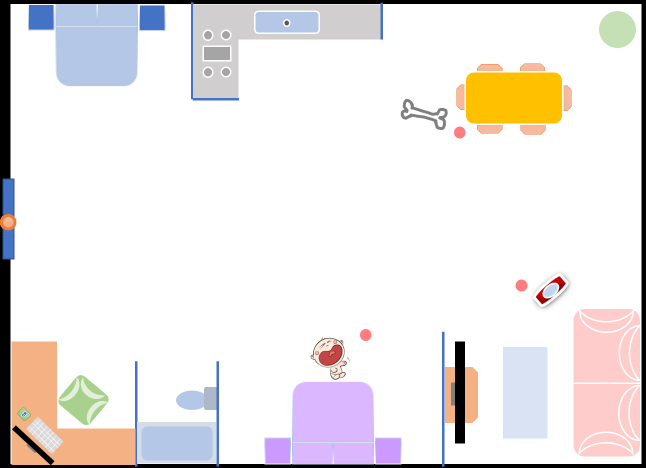
#> input picture bg.png, 1291 x 936 px (shown at 1/2 size)
$ python tsp_template.py   (Python 2 division)   (older library calls are emulated)
#> lines starting #> are read from the running program, lines starting #| are printed output that depends on the picture
#> in read_img, c is the input picture: shape (936, 1291, 3); mean B, G, R 230.2, 230.9, 235.4
#> in shrink_img, `res = cv2.resize(img,None,fx=percent/100.0, fy=percent/100.0, interpol..`:
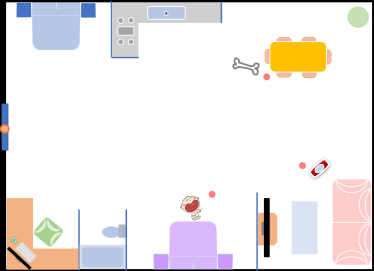
#> res: shape (271, 374, 3); mean B, G, R 230.8, 231.6, 236.1
### AOLME.py
import cv2,os,sys,re
import matplotlib.pyplot as pyplot
from matplotlib import animation as animation
import numpy as np
from scipy.misc import *

grid_lines = False
SAFE = False
easy_messages = None #if you don't want traceback turn this on

if easy_messages:
    sys.tracebacklimit = 0

# [145 lines left out: functions grid_lines_on, check_input, hex_to_color, bnw_to_hex, rgb_to_gray, make_rgb, not called in this run]

def cv_to_hex(array):
    '''

    '''
    b,g,r = cv2.split(array)       # get b,g,r
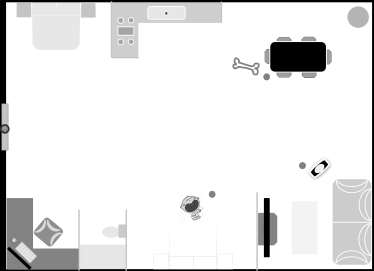
#> b: shape (271, 374); min 0, max 255, mean 230.8
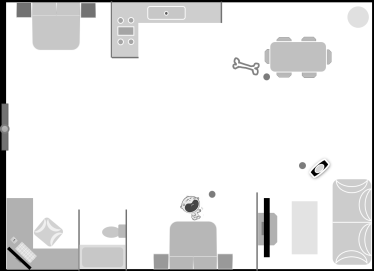
#> g: shape (271, 374); min 0, max 255, mean 231.6
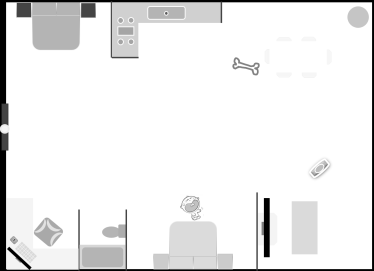
#> r: shape (271, 374); min 0, max 255, mean 236.1
    array = cv2.merge([r,g,b])     # switch it to rgb

    hexarray = np.vectorize('{:02x}'.format)    # convert to 3d-hex
#> (the run stopped early here; a loop or call above may not have finished)
